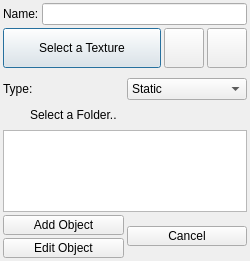
<?xml version="1.0" encoding="UTF-8"?>
<ui version="4.0">
 <class>QOmgSceneObjectsDialog</class>
 <widget class="QDialog" name="QOmgSceneObjectsDialog">
  <property name="geometry">
   <rect>
    <x>0</x>
    <y>0</y>
    <width>250</width>
    <height>261</height>
   </rect>
  </property>
  <property name="minimumSize">
   <size>
    <width>250</width>
    <height>0</height>
   </size>
  </property>
  <property name="maximumSize">
   <size>
    <width>250</width>
    <height>261</height>
   </size>
  </property>
  <property name="windowTitle">
   <string>Dialog</string>
  </property>
  <layout class="QVBoxLayout" name="verticalLayout">
   <property name="spacing">
    <number>3</number>
   </property>
   <property name="leftMargin">
    <number>3</number>
   </property>
   <property name="topMargin">
    <number>3</number>
   </property>
   <property name="rightMargin">
    <number>3</number>
   </property>
   <property name="bottomMargin">
    <number>3</number>
   </property>
   <item>
    <layout class="QHBoxLayout" name="horizontalLayout_11">
     <item>
      <widget class="QLabel" name="label_2">
       <property name="text">
        <string>Name:</string>
       </property>
      </widget>
     </item>
     <item>
      <widget class="QLineEdit" name="_name"/>
     </item>
    </layout>
   </item>
   <item>
    <layout class="QHBoxLayout" name="horizontalLayout">
     <item>
      <widget class="QPushButton" name="_pbTextures">
       <property name="minimumSize">
        <size>
         <width>82</width>
         <height>40</height>
        </size>
       </property>
       <property name="maximumSize">
        <size>
         <width>16777215</width>
         <height>80</height>
        </size>
       </property>
       <property name="styleSheet">
        <string notr="true"/>
       </property>
       <property name="text">
        <string>Select a Texture</string>
       </property>
       <property name="icon">
        <iconset resource="images.qrc">
         <normaloff>:/Media/sceneobj.png</normaloff>:/Media/sceneobj.png</iconset>
       </property>
       <property name="iconSize">
        <size>
         <width>32</width>
         <height>32</height>
        </size>
       </property>
      </widget>
     </item>
     <item>
      <widget class="QPushButton" name="deleteTextures">
       <property name="minimumSize">
        <size>
         <width>40</width>
         <height>40</height>
        </size>
       </property>
       <property name="maximumSize">
        <size>
         <width>40</width>
         <height>40</height>
        </size>
       </property>
       <property name="text">
        <string/>
       </property>
       <property name="icon">
        <iconset resource="images.qrc">
         <normaloff>:/Media/delete.png</normaloff>:/Media/delete.png</iconset>
       </property>
       <property name="iconSize">
        <size>
         <width>32</width>
         <height>32</height>
        </size>
       </property>
      </widget>
     </item>
     <item>
      <widget class="QPushButton" name="texturesEqual">
       <property name="minimumSize">
        <size>
         <width>40</width>
         <height>40</height>
        </size>
       </property>
       <property name="maximumSize">
        <size>
         <width>40</width>
         <height>16777215</height>
        </size>
       </property>
       <property name="text">
        <string/>
       </property>
       <property name="icon">
        <iconset resource="images.qrc">
         <normaloff>:/Media/equal.png</normaloff>:/Media/equal.png</iconset>
       </property>
       <property name="iconSize">
        <size>
         <width>32</width>
         <height>32</height>
        </size>
       </property>
      </widget>
     </item>
    </layout>
   </item>
   <item>
    <widget class="QColorButton" name="widget" native="true"/>
   </item>
   <item>
    <layout class="QHBoxLayout" name="horizontalLayout_7">
     <property name="topMargin">
      <number>4</number>
     </property>
     <item>
      <widget class="QLabel" name="label_8">
       <property name="text">
        <string>Type:</string>
       </property>
      </widget>
     </item>
     <item>
      <widget class="QComboBox" name="cbType">
       <property name="minimumSize">
        <size>
         <width>120</width>
         <height>0</height>
        </size>
       </property>
       <property name="maximumSize">
        <size>
         <width>120</width>
         <height>16777215</height>
        </size>
       </property>
       <item>
        <property name="text">
         <string>Static</string>
        </property>
       </item>
       <item>
        <property name="text">
         <string>Dynamic</string>
        </property>
       </item>
      </widget>
     </item>
    </layout>
   </item>
   <item>
    <layout class="QHBoxLayout" name="horizontalLayout_9">
     <item>
      <widget class="QLabel" name="label">
       <property name="minimumSize">
        <size>
         <width>24</width>
         <height>24</height>
        </size>
       </property>
       <property name="maximumSize">
        <size>
         <width>24</width>
         <height>24</height>
        </size>
       </property>
       <property name="text">
        <string/>
       </property>
       <property name="pixmap">
        <pixmap resource="images.qrc">:/Media/folder.png</pixmap>
       </property>
       <property name="scaledContents">
        <bool>true</bool>
       </property>
      </widget>
     </item>
     <item>
      <widget class="QLabel" name="label_3">
       <property name="text">
        <string>Select a Folder..</string>
       </property>
      </widget>
     </item>
    </layout>
   </item>
   <item>
    <widget class="QListWidget" name="folderList">
     <property name="minimumSize">
      <size>
       <width>0</width>
       <height>50</height>
      </size>
     </property>
     <property name="maximumSize">
      <size>
       <width>16777215</width>
       <height>16777215</height>
      </size>
     </property>
    </widget>
   </item>
   <item>
    <layout class="QHBoxLayout" name="horizontalLayout_10">
     <item>
      <layout class="QVBoxLayout" name="verticalLayout_3">
       <item>
        <widget class="QPushButton" name="_newItem">
         <property name="minimumSize">
          <size>
           <width>82</width>
           <height>20</height>
          </size>
         </property>
         <property name="maximumSize">
          <size>
           <width>16777215</width>
           <height>20</height>
          </size>
         </property>
         <property name="styleSheet">
          <string notr="true"/>
         </property>
         <property name="text">
          <string>Add Object</string>
         </property>
         <property name="icon">
          <iconset resource="images.qrc">
           <normaloff>:/Media/add.png</normaloff>:/Media/add.png</iconset>
         </property>
        </widget>
       </item>
       <item>
        <widget class="QPushButton" name="_editItem">
         <property name="minimumSize">
          <size>
           <width>82</width>
           <height>20</height>
          </size>
         </property>
         <property name="maximumSize">
          <size>
           <width>16777215</width>
           <height>20</height>
          </size>
         </property>
         <property name="styleSheet">
          <string notr="true"/>
         </property>
         <property name="text">
          <string>Edit Object</string>
         </property>
         <property name="icon">
          <iconset resource="images.qrc">
           <normaloff>:/Media/edit.png</normaloff>:/Media/edit.png</iconset>
         </property>
        </widget>
       </item>
      </layout>
     </item>
     <item>
      <widget class="QPushButton" name="_cancel">
       <property name="sizePolicy">
        <sizepolicy hsizetype="Minimum" vsizetype="Fixed">
         <horstretch>0</horstretch>
         <verstretch>0</verstretch>
        </sizepolicy>
       </property>
       <property name="minimumSize">
        <size>
         <width>0</width>
         <height>20</height>
        </size>
       </property>
       <property name="maximumSize">
        <size>
         <width>16777215</width>
         <height>20</height>
        </size>
       </property>
       <property name="text">
        <string>Cancel</string>
       </property>
       <property name="icon">
        <iconset resource="images.qrc">
         <normaloff>:/Media/delete.png</normaloff>:/Media/delete.png</iconset>
       </property>
      </widget>
     </item>
    </layout>
   </item>
  </layout>
  <zorder>folderList</zorder>
  <zorder>_pbTextures</zorder>
  <zorder>widget</zorder>
  <zorder>deleteTextures</zorder>
  <zorder>texturesEqual</zorder>
 </widget>
 <customwidgets>
  <customwidget>
   <class>QColorButton</class>
   <extends>QWidget</extends>
   <header>QColorButton.h</header>
   <container>1</container>
  </customwidget>
 </customwidgets>
 <resources>
  <include location="images.qrc"/>
 </resources>
 <connections/>
</ui>
